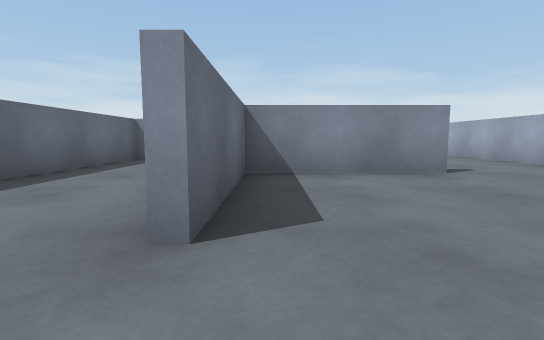
view 1 (above)

19 first-person views from a walk through a 3-D level made in the Unity game engine. The camera is 0.51 m above the floor, tilts 6° down and sees 85° across. The floor is counted in squares, 1 m on a side. Each view is taken from the middle of a square. On the plan, view 1 faces up. The plan holds only what a view shows up to about 9 squares ahead; the rest is blank. The place goes on beyond the plan.

view 2
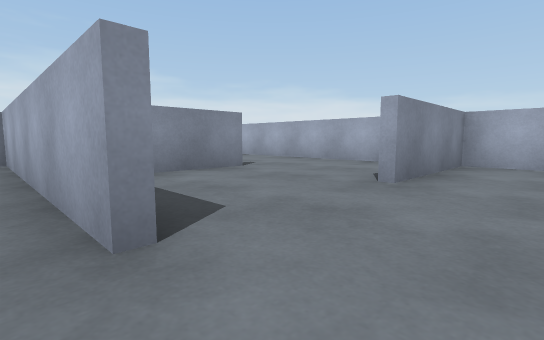

view 3
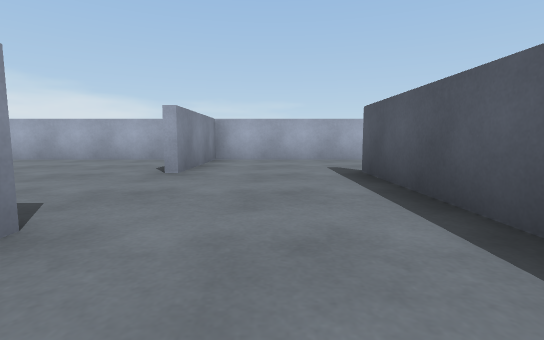

view 4
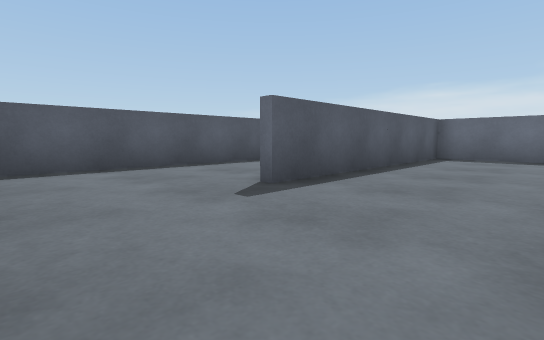

view 5
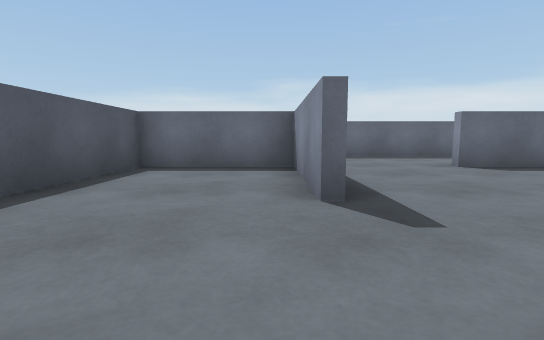

view 6
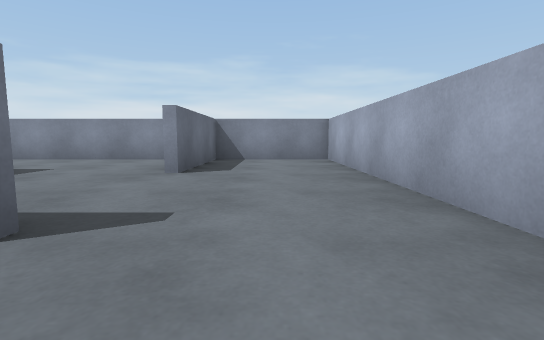

view 7
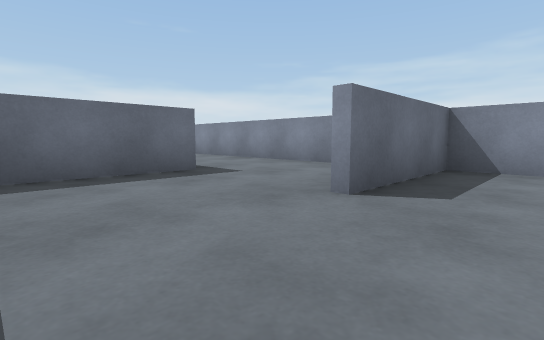

view 8
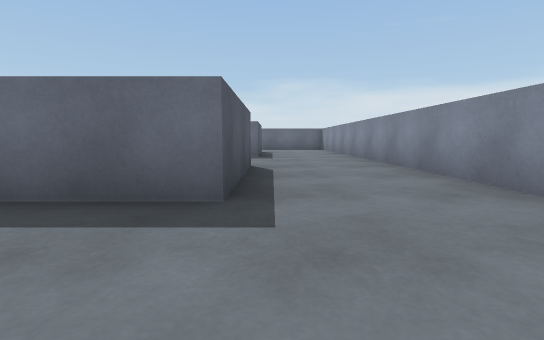

view 9
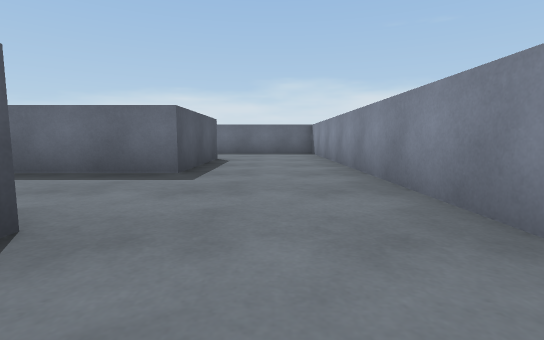

view 10
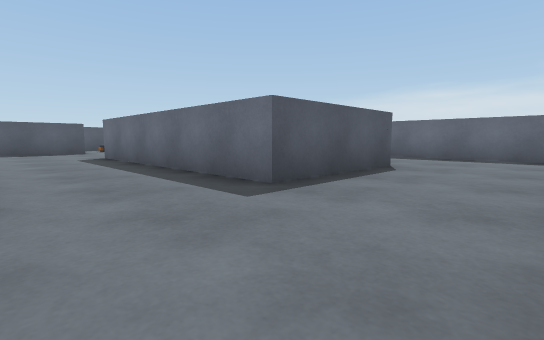

view 11
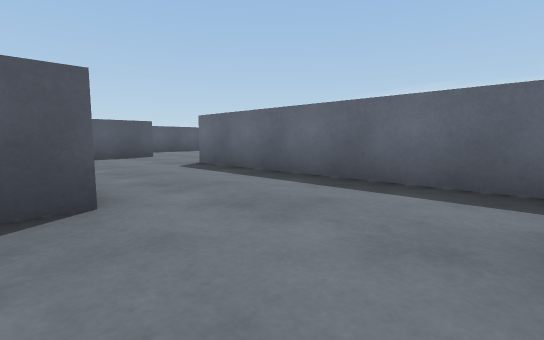

view 12
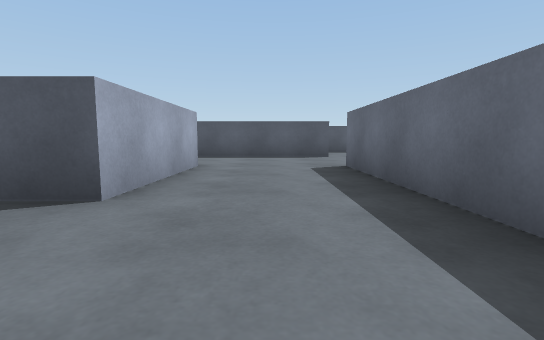

view 13
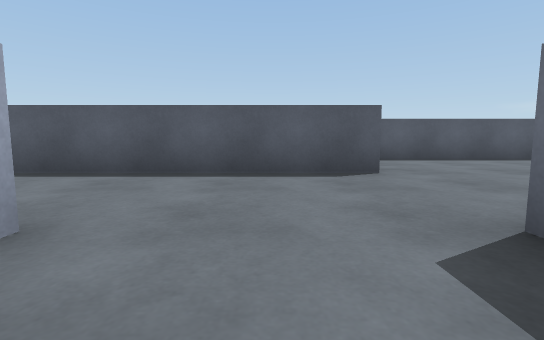

view 14
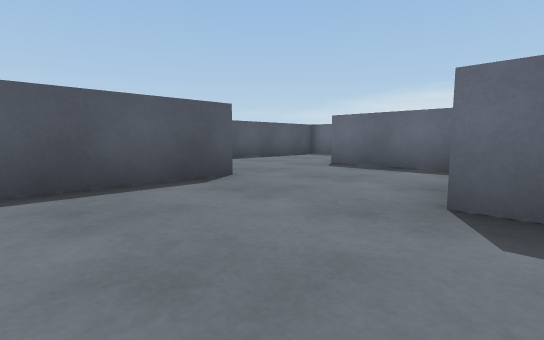

view 15
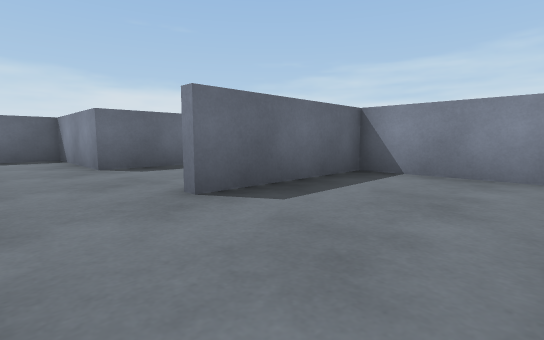

view 16
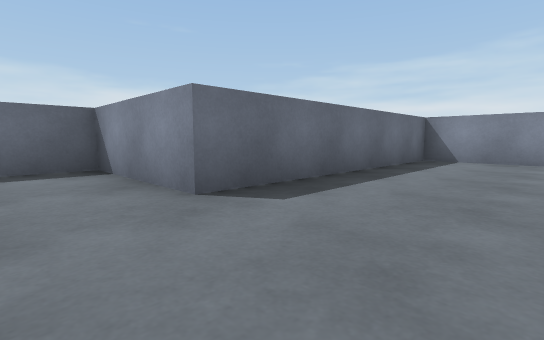

view 17
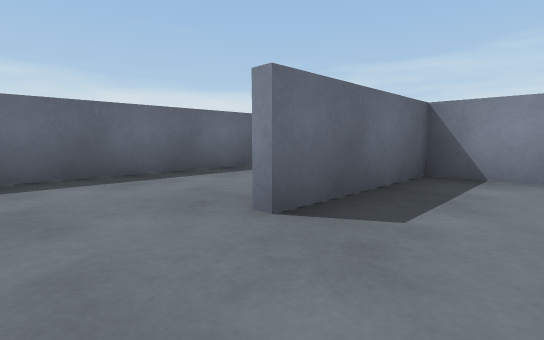

view 18
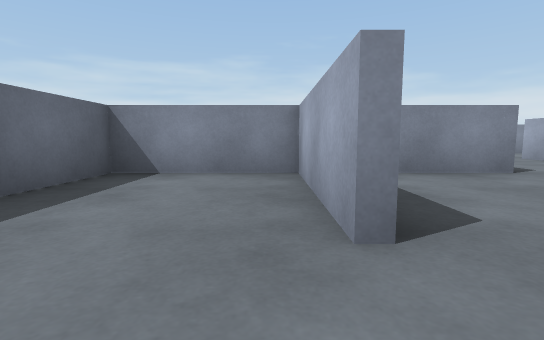

view 19
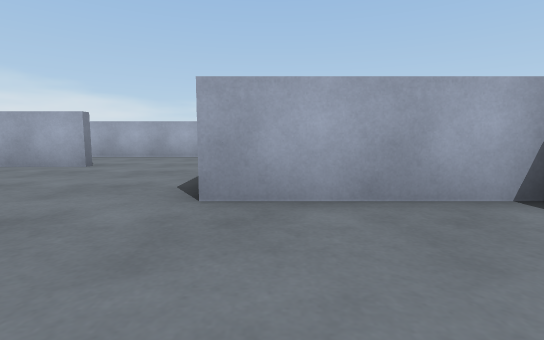

### Floor plan
Points are (right, up) in squares from view 1. A wall is a line through its corners. A room is listed if a view was taken in it or the views show most of it. See-through windows are left out.
Room 1 (views 1, 4, 5)
walls: (2.6, -1.6) (-0.4, -1.6) (-0.4, -4.4) (4.9, -4.4); (5.4, -2.4) (5.4, 1.4) (2.4, 1.4); (-0.4, -1.4) (2.6, -1.4)
ways out: opening at (0, 0.5) to room 2; opening at (1.5, 2) to room 3
Room 2 (views 2, 3)
walls: (-0.6, 1.4) (-0.6, 7.5); (-3.4, 7.5) (-3.4, -1.4) (-0.4, -1.4)
ways out: opening at (0, 0.5) to room 1
Room 3 (views 6, 7, 8)
walls: (2.6, 4.4) (-0.4, 4.4) (-0.4, 1.4); (-0.4, 7.6) (-0.4, 5.1); (5.4, 2.6) (5.4, 10.4) (2.6, 10.4) (2.6, 7.4)
ways out: opening at (1.5, 2) to room 1; opening at (1.5, 8) to room 4
Room 4 (views 9, 10, 11, 12, 13, 14, 16)
walls: (-3.6, 7.6) (-0.4, 7.6); (-9.6, 4.4) (-9.6, 7.6) (-6.4, 7.6) (-6.4, 1.4); (1.4, 10.4) (-12.4, 10.4) (-12.4, 4.4); (-5.5, -1.4) (-4.5, -1.4); (-12.6, 1.6) (-8.6, 1.6)
ways out: opening at (1.5, 8) to room 3; opening at (-9, 3.5) to room 5; opening at (-12, 3.5) to room 8; opening at (-6, 0.5)
Room 5 (view 15)
walls: (-6.6, 3) (-6.6, 6.1); (-7.1, 7.4) (-9.4, 7.4) (-9.4, 4.4); (-8.6, 1.6) (-7.1, 1.6)
ways out: opening at (-9, 3.5) to room 4
Room 6 (views 17, 19)
walls: (-12.6, -1.2) (-12.6, 1.6); (-15.6, -1.4) (-13.6, -1.4)
ways out: opening at (-15, 0.5) to room 7; opening at (-13.5, 2) to room 8
Room 7 (view 18)
walls: (-15.6, 1.4) (-15.6, 4.5); (-14.9, 4.4) (-18.4, 4.4) (-18.4, 0.1); (-17.5, -1.4) (-15.6, -1.4)
ways out: opening at (-15, 0.5) to room 6
Room 8 (no view inside)
walls: (-15.4, 4.5) (-15.4, 1.4); (-12.4, 4.4) (-14.9, 4.4)
ways out: opening at (-12, 3.5) to room 4; opening at (-13.5, 2) to room 6

Positions as (right, up) in squares from view 1, and headings:
1: (0, 0), facing up
2: (-1, 0), facing up-right
3: (-2, 0), facing right
4: (5, 1), facing down-left
5: (5, -2), facing left
6: (4, 3), facing up
7: (4, 5), facing up-left
8: (2, 8), facing left
9: (-2, 9), facing left
10: (-4, 10), facing down-left
11: (-9, 10), facing down-left
12: (-11, 10), facing down
13: (-11, 6), facing down
14: (-10, 5), facing down-left
15: (-7, 3), facing up-left
16: (-10, 3), facing up-left
17: (-14, 0), facing up-left
18: (-16, 0), facing up
19: (-15, 1), facing right
